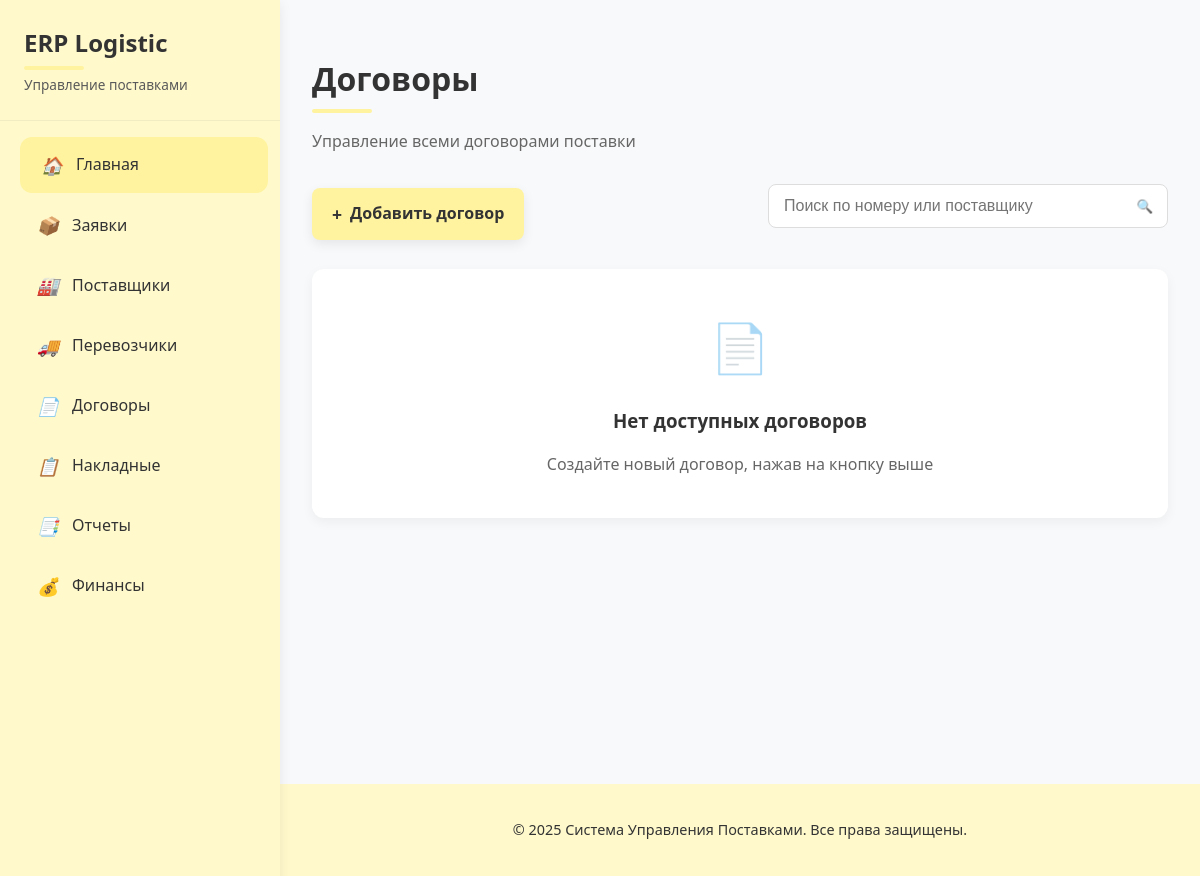
The page /договоры/ (signed in) on the database as committed earlier.
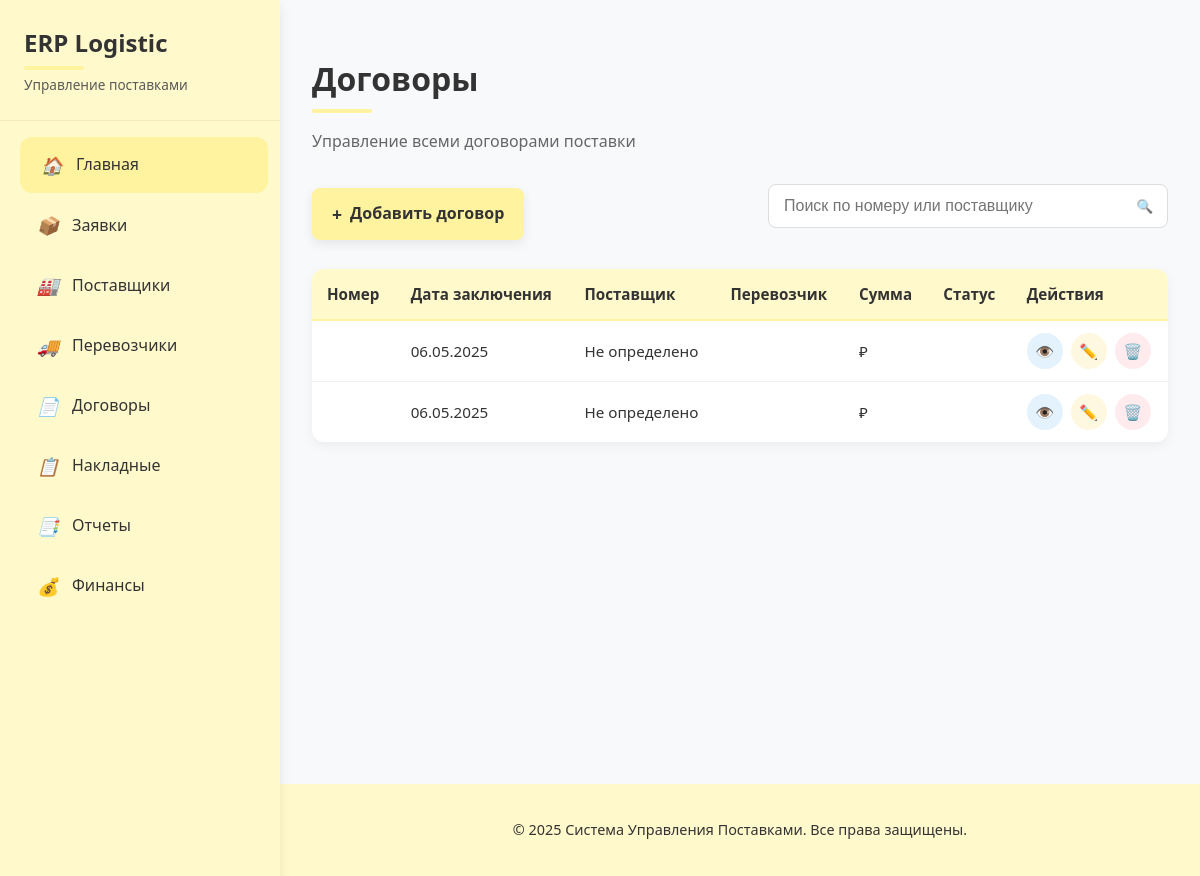
The same page on the database as committed later.
### supply_chain/models.py (models this page shows, shortened)
class Договор(models.Model):
    номер = models.CharField(max_length=50, unique=True, verbose_name="Номер договора")
    дата_заключения = models.DateField(
        verbose_name="Дата заключения",
        default=date.today,  # Устанавливаем текущую дату по умолчанию
        help_text="Дата подписания договора"
    )
    поставщик = models.ForeignKey(
        Поставщик,
        on_delete=models.PROTECT,
        verbose_name="Поставщик"
    )
    заявка = models.ForeignKey(
        ЗаявкаНаПоставку,
        on_delete=models.PROTECT,
        verbose_name="Заявка на поставку"
    )
    условия_оплаты = models.TextField(verbose_name="Условия оплаты")
    условия_поставки = models.TextField(verbose_name="Условия поставки")
    срок_действия = models.DateField(verbose_name="Срок действия договора")
    файл = models.FileField(
        upload_to='contracts/',
        verbose_name="Скан договора",
        blank=True,
        null=True
    )
    class Meta:
        verbose_name = "Договор"
        verbose_name_plural = "Договоры"
        ordering = ['-дата_заключения']

class Поставщик(models.Model):
    название = models.CharField(max_length=100, verbose_name="Название поставщика")
    контактное_лицо = models.CharField(max_length=100, verbose_name="Контактное лицо")
    телефон = models.CharField(max_length=20, verbose_name="Телефон")
    email = models.EmailField(verbose_name="Email", blank=True, null=True)
    адрес = models.TextField(verbose_name="Юридический адрес")
    условия_поставки = models.TextField(verbose_name="Условия поставки")
    реквизиты = models.TextField(verbose_name="Банковские реквизиты", blank=True, null=True)
    class Meta:
        verbose_name = "Поставщик"
        verbose_name_plural = "Поставщики"
        ordering = ['название']
    def __str__(self):
        return self.название

### supply_chain/templates/supply_chain/договор_list.html (shortened to what this page needs)
{% extends 'supply_chain/base.html' %}
{% block content %}
    <div class="page-header">
        <h1>Договоры</h1>
        <p class="subtitle">Управление всеми договорами поставки</p>
    </div>
    <div class="action-bar">
        <a href="{% url 'договор_create' %}" class="create-btn">
            <span class="btn-icon">+</span> Добавить договор
        </a>
        <form method="get" class="search-form">
            <div class="search-input-container">
                <input type="text" name="search" placeholder="Поиск по номеру или поставщику" value="{{ search_term }}">
                <button type="submit" class="search-btn">
                    <span class="search-icon">🔍</span>
                </button>
            </div>
        </form>
    </div>
    {% if договоры %}
        <div class="table-container">
            <table class="modern-table">
                <thead>
                    <tr>
                        <th>Номер</th>
                        <th>Дата заключения</th>
                        <th>Поставщик</th>
                        <th>Перевозчик</th>
                        <th>Сумма</th>
                        <th>Статус</th>
                        <th>Действия</th>
                    </tr>
                </thead>
                <tbody>
                    {% for договор in договоры %}
                        <tr>
                            <td>{{ договор.номер_договора }}</td>
                            <td>{{ договор.дата_заключения|date:"d.m.Y" }}</td>
                            <td>{{ договор.поставщик }}</td>
                            <td>{{ договор.перевозчик }}</td>
                            <td>{{ договор.сумма_договора }} ₽</td>
                            <td>
                                <span class="status-badge status-{{ договор.статус|lower }}">{{ договор.get_статус_display }}</span>
                            </td>
                            <td class="actions-cell">
                                <div class="action-buttons">
                                    <a href="{% url 'договор_detail' договор.pk %}" class="action-btn detail-btn" title="Детали">
                                        <span class="action-icon">👁️</span>
                                    </a>
                                    <a href="{% url 'договор_update' договор.pk %}" class="action-btn edit-btn" title="Изменить">
                                        <span class="action-icon">✏️</span>
                                    </a>
                                    <a href="{% url 'договор_delete' договор.pk %}" class="action-btn delete-btn" title="Удалить">
                                        <span class="action-icon">🗑️</span>
                                    </a>
                                </div>
                            </td>
                        </tr>
                    {% endfor %}
                </tbody>
            </table>
        </div>
    {% else %}
        <div class="empty-state">
            <div class="empty-icon">📄</div>
            <h3>Нет доступных договоров</h3>
            <p>Создайте новый договор, нажав на кнопку выше</p>
        </div>
    {% endif %}
{% endblock %}

### supply_chain/templates/supply_chain/base.html (shortened to what this page needs)
</head>
<body>
    <div class="sidebar">
        <div class="sidebar-header">
            <h1 class="sidebar-title">ERP Logistic</h1>
            <p class="sidebar-subtitle">Управление поставками</p>
        </div>
        <div class="nav-menu">
            <a href="{% url 'home' %}" class="active">
                <i>🏠</i> Главная
            </a>
            <a href="{% url 'заявка_на_поставку_list' %}">
                <i>📦</i> Заявки
            </a>
            <a href="{% url 'поставщик_list' %}">
                <i>🏭</i> Поставщики
            </a>
            <a href="{% url 'перевозчик_list' %}">
                <i>🚚</i> Перевозчики
            </a>
            <a href="{% url 'договор_list' %}">
                <i>📄</i> Договоры
            </a>
            <a href="{% url 'транспортная_накладная_list' %}">
                <i>📋</i> Накладные
            </a>
            <a href="{% url 'отчет_о_доставке_list' %}">
                <i>📑</i> Отчеты
            </a>
            <a href="{% url 'финансовый_отчет_list' %}">
                <i>💰</i> Финансы
            </a>
        </div>
    </div>
    <div class="main-content">
        {% block content %}
        {% endblock %}
    </div>
    <footer class="footer">
        <p>&copy; 2025 Система Управления Поставками. Все права защищены.</p>
    </footer>
</body>
</html>

### supply_chain/templates/supply_chain/base.html (style rules this page uses)
body { margin: 0; padding: 0; font-family: 'Segoe UI', Roboto, -apple-system, BlinkMacSystemFont, sans-serif; background-color: #f8f9fa; color: var(--text-dark); line-height: 1.6; }
.sidebar { position: fixed; top: 0; left: 0; height: 100%; width: 280px; background-color: var(--primary-bg); padding: 24px 0; box-shadow: var(--shadow); z-index: 100; display: flex; flex-direction: column; }
.sidebar-header { padding: 0 24px 24px; border-bottom: 1px solid rgba(0,0,0,0.05); margin-bottom: 16px; }
.sidebar-title { font-size: 1.5rem; font-weight: 700; color: var(--text-dark); margin: 0; }
.sidebar-subtitle { font-size: 0.85rem; color: var(--text-light); margin: 4px 0 0; }
.nav-menu { flex-grow: 1; overflow-y: auto; padding: 0 16px; }
.sidebar a { display: flex; align-items: center; color: var(--text-dark); padding: 14px 20px; text-decoration: none; font-weight: 500; border-radius: var(--border-radius); margin-bottom: 4px; transition: var(--transition); }
.sidebar a i { margin-right: 12px; font-size: 1.1rem; width: 24px; text-align: center; }
.sidebar a:hover, .sidebar a.active { background-color: var(--primary-hover); transform: translateX(4px); }
.main-content { margin-left: 280px; padding: 32px; min-height: calc(100vh - 80px); }
.footer { text-align: center; padding: 20px; background-color: var(--primary-bg); color: var(--text-dark); margin-left: 280px; font-size: 0.9rem; }
h1, h2, h3 { color: var(--text-dark); font-weight: 600; }
h1 { font-size: 2rem; margin-bottom: 1.5rem; position: relative; padding-bottom: 0.5rem; }
h1:after { content: ''; position: absolute; bottom: 0; left: 0; width: 60px; height: 4px; background: var(--primary-hover); border-radius: 2px; }

### supply_chain/templates/supply_chain/договор_list.html (style rules this page uses)
.page-header { margin-bottom: 30px; }
.page-header h1 { font-size: 2rem; color: #333; margin-bottom: 5px; font-weight: 700; }
.subtitle { color: #666; font-size: 1rem; }
.action-bar { display: flex; justify-content: space-between; align-items: center; margin-bottom: 25px; flex-wrap: wrap; gap: 15px; }
.create-btn { display: inline-flex; align-items: center; background-color: #fff3a0; color: #333; padding: 12px 20px; border-radius: 8px; font-weight: 600; text-decoration: none; transition: all 0.3s ease; box-shadow: 0 4px 12px rgba(0,0,0,0.08); border: none; }
.btn-icon { margin-right: 8px; font-size: 1.1rem; }
.search-form { flex-grow: 1; max-width: 400px; }
.search-input-container { position: relative; display: flex; }
.search-input-container input { width: 100%; padding: 12px 15px; border: 1px solid #ddd; border-radius: 8px; font-size: 1rem; transition: all 0.3s ease; background-color: #fff; }
.search-btn { position: absolute; right: 0; top: 0; height: 100%; background: none; border: none; padding: 0 15px; cursor: pointer; color: #666; transition: all 0.2s ease; }
.table-container { overflow-x: auto; margin-bottom: 30px; border-radius: 12px; box-shadow: 0 4px 12px rgba(0,0,0,0.05); background: white; }
.modern-table { width: 100%; border-collapse: collapse; font-size: 0.95rem; }
.modern-table thead { background-color: #fff9cc; }
.modern-table th { padding: 15px; text-align: left; font-weight: 600; color: #333; border-bottom: 2px solid #fff3a0; }
.modern-table td { padding: 12px 15px; border-bottom: 1px solid #f0f0f0; vertical-align: middle; }
.modern-table tbody tr:last-child td { border-bottom: none; }
.status-badge { display: inline-block; padding: 5px 10px; border-radius: 12px; font-size: 0.85rem; font-weight: 500; }
.actions-cell { white-space: nowrap; }
.action-buttons { display: flex; gap: 8px; }
.action-btn { display: inline-flex; align-items: center; justify-content: center; width: 36px; height: 36px; border-radius: 50%; text-decoration: none; transition: all 0.2s ease; }
.detail-btn { background-color: #e3f2fd; color: #1976d2; }
.edit-btn { background-color: #fff8e1; color: #ff8f00; }
.delete-btn { background-color: #ffebee; color: #d32f2f; }

Rows that differ between the two databases and show on the page:
added Договор: дата_заключения "06.05.2025", поставщик.название "Не определено"
added Договор: дата_заключения "06.05.2025", поставщик.название "Не определено"
Other text that changed with them:
text no longer shown: "📄 Нет доступных договоров Создайте новый договор, нажав на кнопку выше"
text now shown: "Номер Дата заключения Поставщик Перевозчик Сумма Статус Действия"
